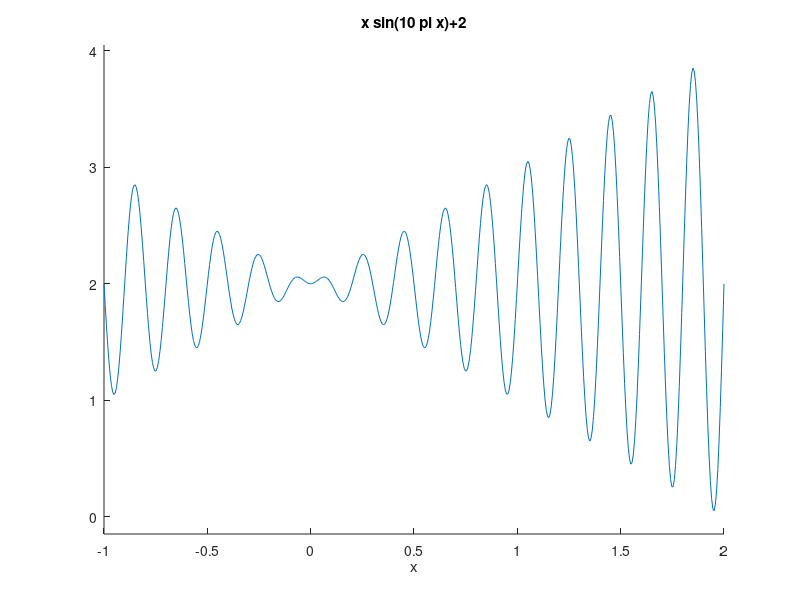

Write the MATLAB code that produced this figure. (Note: this script raises an error after producing the figure.)
clc
clear all
close all
tic
figure(1);hold on
ezplot('x*sin(10*pi*x)+2',[-1,2]);

fishnum=50;
MAXGEN=500;
try_number=100;
visual=1; 
delta=0.618; 
step=0.1;

lb_ub=[-1,2,1];
X=AF_init(fishnum,lb_ub);
LBUB=[];
for i=1:size(lb_ub,1)
    LBUB=[LBUB;repmat(lb_ub(i,1:2),lb_ub(i,3),1)];
end
gen=1;
BestY=-1*ones(1,MAXGEN);
BestX=-1*ones(1,MAXGEN); 
besty=-100;
Y=AF_foodconsistence(X);
while gen<=MAXGEN
    fprintf(1,'%d\n',gen)
    for i=1:fishnum
       
        [Xi1,Yi1]=AF_swarm(X,i,visual,step,delta,try_number,LBUB,Y); 
  
        [Xi2,Yi2]=AF_follow(X,i,visual,step,delta,try_number,LBUB,Y); 
        if Yi1>Yi2
            X(:,i)=Xi1;
            Y(1,i)=Yi1;
        else
            X(:,i)=Xi2;
            Y(1,i)=Yi2;
        end
    end
    [Ymax,index]=max(Y);
    figure(1);
    plot(X(1,index),Ymax,'.','color',[gen/MAXGEN,0,0])
    if Ymax>besty
        besty=Ymax;
        bestx=X(:,index);
        BestY(gen)=Ymax;
        [BestX(:,gen)]=X(:,index);
    else
        BestY(gen)=BestY(gen-1);
        [BestX(:,gen)]=BestX(:,gen-1);
    end
    gen=gen+1;
end
plot(bestx(1),besty,'ro','MarkerSize',100)
xlabel('x')
ylabel('y')
